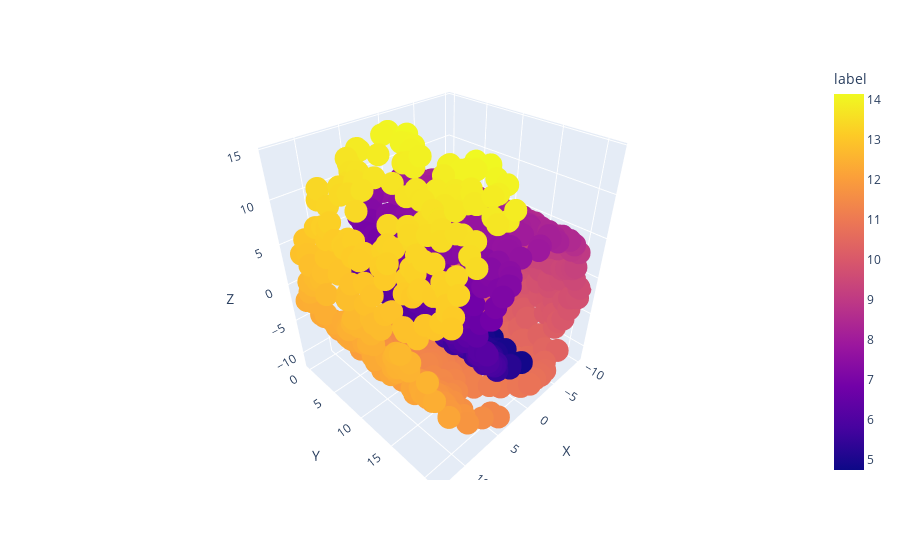

The notebook cell saved with this chart:
### Code cell
import plotly.express as px

px.scatter_3d(df, x="X",y="Y",z="Z",color="label")

### Figure 1 — Plotly figure (JSON) as saved in the notebook; plotly's stock layout.template omitted (floating-point values rounded to 4 significant figures; data arrays with more than 128 entries replaced by an {"elided": "..."} marker saying what was removed)
{"data": [{"hoverlabel": {"namelength": 0}, "hovertemplate": "X=%{x}<br>Y=%{y}<br>Z=%{z}<br>label=%{marker.color}", "legendgroup": "", "marker": {"color": {"elided": "1000 float values"}, "coloraxis": "coloraxis", "symbol": "circle"}, "mode": "markers", "name": "", "scene": "scene", "showlegend": false, "type": "scatter3d", "x": {"elided": "1000 float values"}, "y": {"elided": "1000 float values"}, "z": {"elided": "1000 float values"}}], "layout": {"coloraxis": {"colorbar": {"title": {"text": "label"}}, "colorscale": [[0, "#0d0887"], [0.1111, "#46039f"], [0.2222, "#7201a8"], [0.3333, "#9c179e"], [0.4444, "#bd3786"], [0.5556, "#d8576b"], [0.6667, "#ed7953"], [0.7778, "#fb9f3a"], [0.8889, "#fdca26"], [1, "#f0f921"]]}, "legend": {"tracegroupgap": 0}, "margin": {"t": 60}, "scene": {"domain": {"x": [0, 1], "y": [0, 1]}, "xaxis": {"title": {"text": "X"}}, "yaxis": {"title": {"text": "Y"}}, "zaxis": {"title": {"text": "Z"}}}}}
